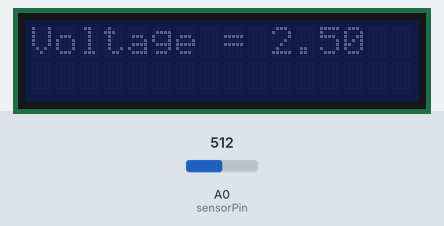
The sketch below on a simulated ESP8266 (Wemos D1 mini). On the bench: 16×2 character LCD. The test bench sets the inputs (shaded band); at power-on: A0 (sensorPin) = 512.

Above: at 2.2 s.
2.3 s: A0 (sensorPin) set to 716
At 3.5 s:
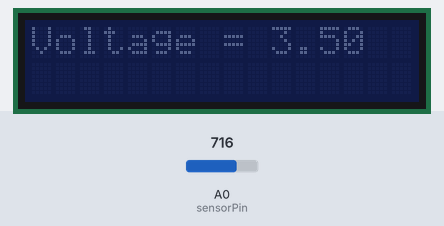
3.8 s: A0 (sensorPin) set to 900
At 4.3 s:
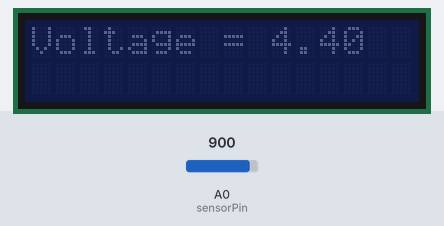
5.3 s: A0 (sensorPin) set to 1023
At 6.3 s:
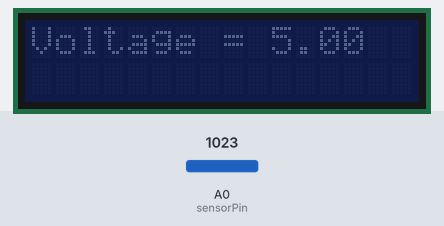
Timing chart, 0 to 8.3 s (numbered marks = the images above; inputs shaded):
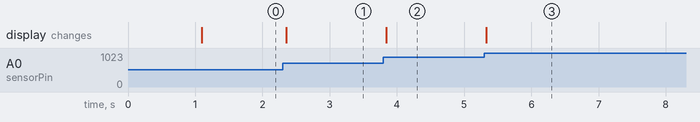

The sketch:

Vlotage.ino
```cpp
#include <Wire.h>
#include <LiquidCrystal_I2C.h>
LiquidCrystal_I2C lcd(0x27,16,2);  // -- creating LCD instance

int sensorPin = A0;

void setup(){
  // -- initializing the LCD
  lcd.init();
  lcd.clear();
  lcd.setCursor(0,0);
  lcd.print("Voltage Reader");
  delay(1000);
}

void loop()
{
  int inputValue = analogRead(sensorPin);
  float voltage = inputValue * (5.0 / 1023.0);
  lcd.setCursor (0,0); //
  lcd.print("Voltage = ");
  lcd.setCursor (10,0); //
  lcd.print(voltage); // print
  delay(100);
}
```

Measured:
- after the input at 2.3 s, the display: changes after 0.05 s (image 1)
- after the input at 3.8 s, the display: changes at once (image 2)
- after the input at 5.3 s, the display: changes at once (image 3)
